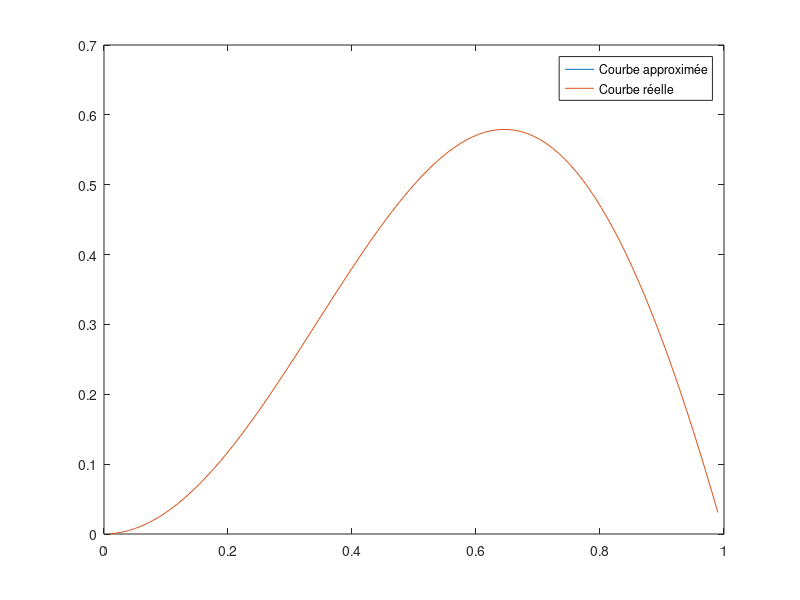
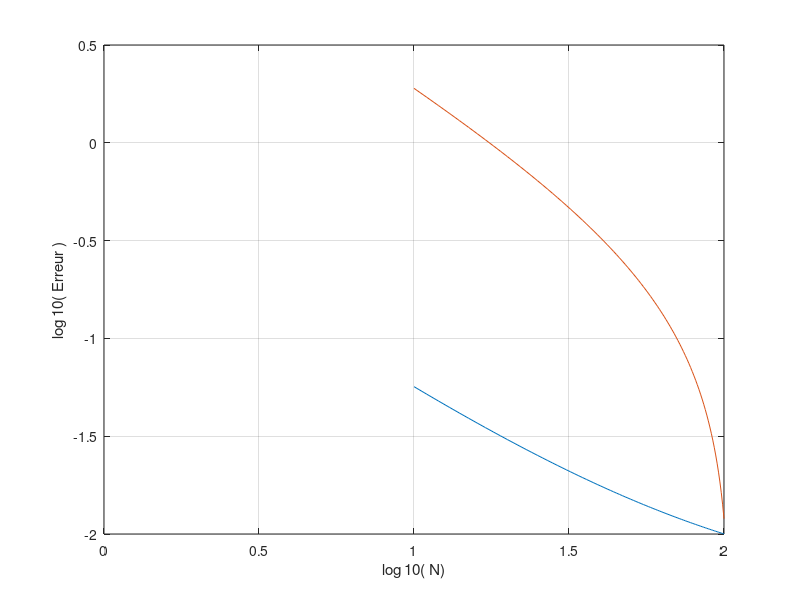

These figures' MATLAB source, in order:
clear; close all;

n = 100;
p = 1/(n+1);
un = ones(n-1,1);
U = zeros(n+1,1);
A = ((2)*eye(n,n) -diag(un,1) -diag(un,-1))/(p^2);
F = ones(n,1);
c = @(x) x;
f = @(x) (x^2 + (pi^2)*x)*cos(pi*x) + 2*pi*sin(pi*x);
for i=1:n
    xi = i*p;
    A(i,i) = A(i,i) + c(xi);
    F(i,1) = f(xi);
end

F(1,1) = F(1,1) + 0;
F(n,1) = F(n,1) + -1/(p^2);

U = A\F;
U(n+1) = -1;

% Application numerique
N=100;
x=linspace(0,1,N+1);
I1=sum(x.*cos(x.*(pi)))/N
I2=sum(U')/N
I = -0.19765;

u = @(x) x.*cos(x.*(pi));

for i=1:N+1
    L(i) = u(x(i));
end
figure(1)
plot(x,L,'b*')
hold on;
plot(x,U)
hold off

lN=linspace(1,100,100);
Err1=zeros(1,N);
Err2=zeros(1,N);
% Boucle sur N
for N=10:100
    x = linspace(0,1,N+1);
    x = x(2:N+1);
    h = 1/N;
    % Calcul avec la fonction réponse
    I1 = h*sum(u(x));
    Err1(N)=abs(I1-I);
    % Calcul avec méthode des différences finies
    I2 = h*sum(U');
    Err2(N)=abs(I2-I);
    % Test
end
% Graphes
figure(2)
plot(log10(lN),log10(Err1))
hold on
plot(log10(lN),log10(Err2))
grid on
xlabel('log_ {10}( N)')
ylabel('log_ {10}( Erreur )')

%% Exercice 4
clear all; close all; clc;

figure(1)
Alpha = [10,20,30,40,50];
for a=1:length(Alpha)
    alpha = Alpha(a);
    N = 100;
    h = 1/(N+1);
    X = zeros(N,1);
    un = ones(N-1,1);
    A = ((2)*eye(N,N) -diag(un,1) -diag(un,-1))/(h^2);
    for i=1:N
        X(i) = i*h;
    end
    
    f = @(x) (pi^2)*x.*sin(pi*x) -2*pi*cos(pi*x) +alpha*(x.*sin(pi*x)).^3;
    u = @(x) x.*sin(pi*x);
    F = zeros(N,1);
    Ur = zeros(N,1);
    for i=1:N
        F(i) = f(X(i));
        Ur(i) = u(X(i));
    end
    
    U = zeros(N,1);
    U = A\F;
    
    for j=2:N
        U_cube = U.^3;
        U = A\(F-alpha.*(U_cube));
    end
    
    clc
    plot(X,U)
    hold on
    plot(X,Ur)
    hold off
    legend('Courbe approximée','Courbe réelle')
    pause(1.5)
end